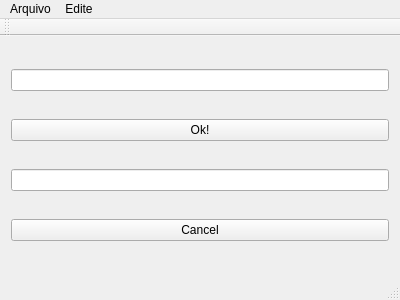
<?xml version="1.0" encoding="UTF-8"?>
<ui version="4.0">
 <class>MainWindow</class>
 <widget class="QMainWindow" name="MainWindow">
  <property name="geometry">
   <rect>
    <x>0</x>
    <y>0</y>
    <width>400</width>
    <height>300</height>
   </rect>
  </property>
  <property name="windowTitle">
   <string>MainWindow</string>
  </property>
  <widget class="QWidget" name="centralWidget">
   <layout class="QVBoxLayout" name="verticalLayout">
    <item>
     <widget class="QLineEdit" name="texto_entrada"/>
    </item>
    <item>
     <widget class="QPushButton" name="botao_ok">
      <property name="text">
       <string>Ok!</string>
      </property>
     </widget>
    </item>
    <item>
     <widget class="QLineEdit" name="texto_saida"/>
    </item>
    <item>
     <widget class="QPushButton" name="botao_cancel">
      <property name="text">
       <string>Cancel</string>
      </property>
     </widget>
    </item>
   </layout>
  </widget>
  <widget class="QMenuBar" name="menuBar">
   <property name="geometry">
    <rect>
     <x>0</x>
     <y>0</y>
     <width>400</width>
     <height>21</height>
    </rect>
   </property>
   <widget class="QMenu" name="menuPrimeira_Aplicacao_em_QT">
    <property name="title">
     <string>Arquivo</string>
    </property>
    <addaction name="actionAbri"/>
    <addaction name="actionSalvar"/>
   </widget>
   <widget class="QMenu" name="menuEdite">
    <property name="title">
     <string>Edite</string>
    </property>
   </widget>
   <addaction name="menuPrimeira_Aplicacao_em_QT"/>
   <addaction name="menuEdite"/>
  </widget>
  <widget class="QToolBar" name="mainToolBar">
   <attribute name="toolBarArea">
    <enum>TopToolBarArea</enum>
   </attribute>
   <attribute name="toolBarBreak">
    <bool>false</bool>
   </attribute>
  </widget>
  <widget class="QStatusBar" name="statusBar"/>
  <action name="actionAbri">
   <property name="text">
    <string>Abri</string>
   </property>
  </action>
  <action name="actionSalvar">
   <property name="text">
    <string>Salvar</string>
   </property>
  </action>
 </widget>
 <layoutdefault spacing="6" margin="11"/>
 <resources/>
 <connections/>
</ui>
